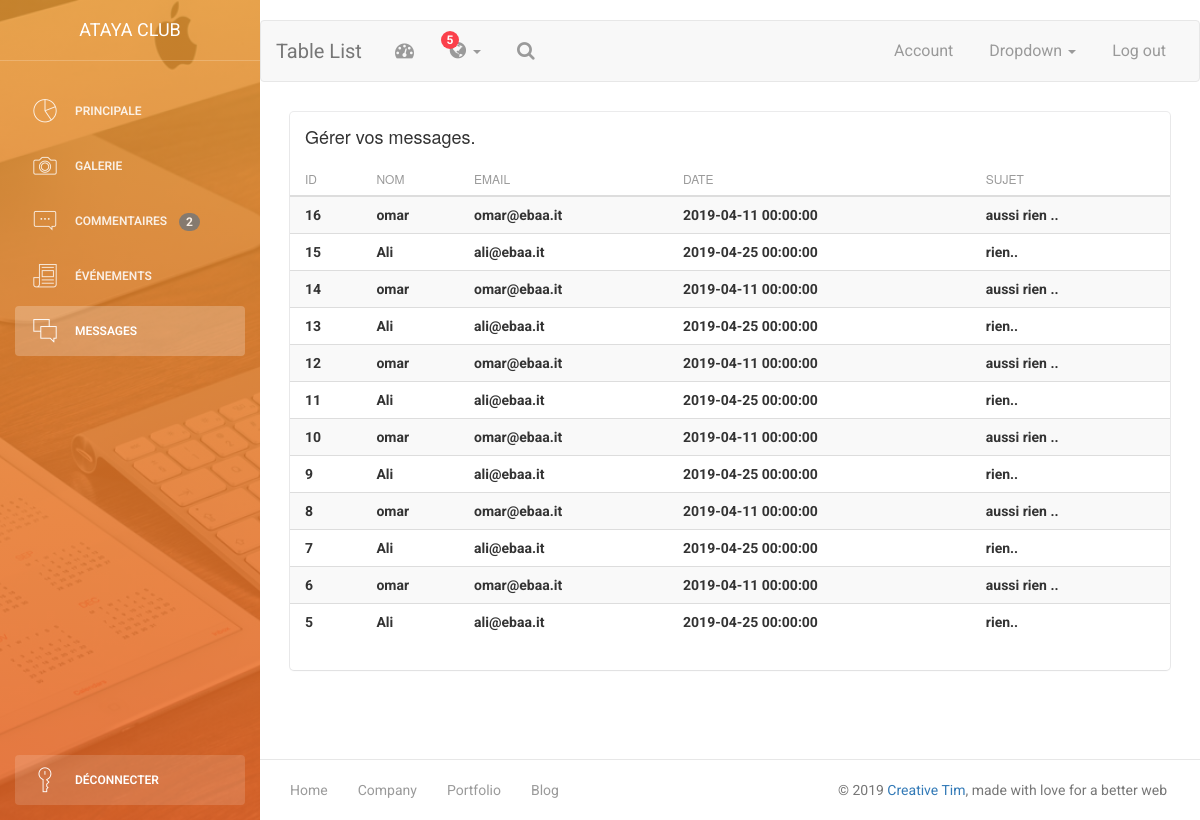
Screenshot of /messages.php (signed in) with the database file from the repository.
### tables this page shows
CREATE TABLE `message` (
  `id` int(11) NOT NULL,
  `name` varchar(500) NOT NULL,
  `email` varchar(500) NOT NULL,
  `subject` varchar(500) NOT NULL,
  `message` text NOT NULL,
  `date` datetime NOT NULL,
  `vu` bit(1) NOT NULL DEFAULT b'0'
);

### messages.php (the view, shortened to what this page needs)
<!doctype html>
<html lang="en">
<head>
    <link href="assets/css/bootstrap.min.css" rel="stylesheet" />
    <link href="assets/css/animate.min.css" rel="stylesheet"/>
    <link href="assets/css/light-bootstrap-dashboard.css?v=1.4.0" rel="stylesheet"/>
    <link href="assets/css/demo.css" rel="stylesheet" />
  <link rel='stylesheet' href='https://maxcdn.bootstrapcdn.com/bootstrap/3.2.0/css/bootstrap.min.css'>
<link rel='stylesheet' href='https://rawgit.com/adrotec/knockout-file-bindings/master/knockout-file-bindings.css'>
      <link rel="stylesheet" href="css/style.css">
    <link href="http://maxcdn.bootstrapcdn.com/font-awesome/4.2.0/css/font-awesome.min.css" rel="stylesheet">
    <link href="assets/css/pe-icon-7-stroke.css" rel="stylesheet" />
</head>
<body>
                            <?php
                            $bdd = new PDO('mysql:host=localhost;dbname=ataya;charset=utf8', 'root', '');
                                        if(!$bdd){
                                        }
                                        else {
                                            $req = $bdd->query("SELECT * FROM message");
                                            echo $number_of_rows  = 0;
                                            while($ligne = $req ->fetch()) {
                                                $number_of_rows ++;
                                            }
                                    }
?>
<div class="wrapper">
    <?php
        $page = 'msg';
        include("sidebar.php");
    ?>
    <div class="main-panel">
		<?php
        include("navbar.php");
        ?>
        <div class="content">
            <div class="container-fluid">
                <div class="row">
                    <div class="col-md-12">
                        <div class="card">
                            <div class="header">
                                <h4 class="title">Gérer vos messages.</h4>
                            </div>
                            <div class="content table-responsive table-full-width">
                                <?php
                                    $req = $bdd->query("SELECT * FROM message ORDER BY id DESC");
                                    if($number_of_rows > 0) {
                                    echo'
                                        <table class="table table-hover table-striped">
                                            <thead>
                                                <th>ID</th>
                                                <th>Nom</th>
                                                <th>Email</th>
                                                <th>Date</th>
                                                <th>Sujet</th>
                                            </thead>
                                            <tbody>
                                            ';
                                        if(!$bdd){
                                        }
                                        else {
                                            while($ligne = $req ->fetch()) {
                                                if($ligne['vu'] == 1) {
                                                    echo '<tr data-toggle="modal" data-target="#msg'.$ligne['id'].'" style="cursor: pointer;">
                                                    <td>'.$ligne['id'].'</td>
                                                    <td>'.$ligne['name'].'</td>
                                                    <td>'.$ligne['email'].'</td>
                                                    <td>'.$ligne['date'].'</td>
                                                    <td>'.$ligne['subject'].'</td>
                                                    </tr>';
                                                } else {
                                                    echo '<tr onclick="posst('.$ligne['id'].')" data-toggle="modal" data-target="#msg'.$ligne['id'].'" style="cursor: pointer;  ">
                                                    <td name="info'.$ligne['id'].'" style="font-weight: bold;">'.$ligne['id'].'</td>
                                                    <td name="info'.$ligne['id'].'"  style="font-weight: bold;">'.$ligne['name'].'</td>
                                                    <td name="info'.$ligne['id'].'"  style="font-weight: bold;">'.$ligne['email'].'</td>
                                                    <td name="info'.$ligne['id'].'"  style="font-weight: bold;">'.$ligne['date'].'</td>
                                                    <td name="info'.$ligne['id'].'"  style="font-weight: bold;">'.$ligne['subject'].'</td>
                                                    </tr>';
                                                }
                                            }
                                        }
                                            echo'
                                            </tbody>
                                        </table>';
                                    } else {
                                        echo '<h3 style="width:100%; text-align: center">Aucune message n\'est reçu</h3>';
                                    }
                                        ?>
                            </div>
                        </div>
                    </div>
                </div>
            </div>
        </div>
    	<?php
        include("footer.php");
        ?>
    </div>
</div>
</body>
</html>

### sidebar.php (shortened to what this page needs)
<?php
      $bdd = new PDO('mysql:host=localhost;dbname=ataya;charset=utf8', 'root', '');
            if(!$bdd){
                 }
            else {
                    $ret = $bdd->query('SELECT COUNT(*) AS nbcmt FROM comments WHERE approbation = 0');
                    $data = $ret->fetch();
                    $nb_comment = $data['nbcmt'];
            }
?>
    <div class="sidebar" data-color="orange" data-image="assets/img/sidebar-4.jpg">
    	<div class="sidebar-wrapper">
            <div class="logo">
                <a href="#" class="simple-text">
                    ATAYA CLUB
                </a>
            </div>
            <ul class="nav">
                <?php
                    if($page == 'prcp') {
                        echo'
                            <li class="active">
                                <a href="dashboard.php">
                                    <i class="pe-7s-graph"></i>
                                    <p>Principale</p>
                                </a>
                            </li>
                        ';
                    } else {
                        echo'
                            <li >
                                <a href="dashboard.php">
                                    <i class="pe-7s-graph"></i>
                                    <p>Principale</p>
                                </a>
                            </li>
                        ';
                    }
                    if($page == 'galerie') {
                        echo'
                            <li class="active">
                                <a href="galeri.php">
                                    <i class="pe-7s-camera"></i>
                                    <p>Galerie</p>
                                </a>
                            </li>
                        ';
                    } else {
                        echo'
                            <li>
                                <a href="galeri.php">
                                    <i class="pe-7s-camera"></i>
                                    <p>Galerie</p>
            						     </a>
                            </li>
                        ';
                    }
                    if($page == 'cmt') {
                        echo'
                            <li class="active">
                                <a href="commentaires.php">
                                    <i class="pe-7s-comment"></i>
                                    <p>Commentaires </p>
                                </a>
                            </li>
                        ';
                    } else {
                        if($nb_comment > 0)
                        echo'
                            <li>
                                <a href="commentaires.php">
                                    <i class="pe-7s-comment"></i>
                                    <p>Commentaires &nbsp;&nbsp;&nbsp;<span class="badge badge-secondary">'.$nb_comment.'</span></p>
                                </a>
                            </li>
                        ';
                    }
                    if($page == 'event') {
                        echo'
                            <li class="active">
                                <a href="event.php">
                                    <i class="pe-7s-news-paper"></i>
                                    <p>événements</p>
                                </a>
                            </li>
                        ';
                    } else {
                        echo'
                            <li>
                                <a href="event.php">
                                    <i class="pe-7s-news-paper"></i>
                                    <p>événements</p>
                                </a>
                            </li>
                        ';
                    }
                    if($page == 'msg') {
                        echo'
                            <li class="active">
                                <a href="messages.php">
                                    <i class="pe-7s-chat"></i>
                                    <p>Messages</p>
                                </a>
                            </li>
                        ';
                    }
                ?>
				<li class="active-pro">
                    <a href="deconnecter.php">
                        <i class="pe-7s-key"></i>
                        <p>Déconnecter</p>
                    </a>
                </li>
            </ul>
    	</div>
    </div>

### navbar.php (shortened to what this page needs)
<nav class="navbar navbar-default navbar-fixed">
            <div class="container-fluid">
                <div class="navbar-header">
                    <a class="navbar-brand" href="#">Table List</a>
                </div>
                <div class="collapse navbar-collapse">
                    <ul class="nav navbar-nav navbar-left">
                        <li>
                            <a href="#" class="dropdown-toggle" data-toggle="dropdown">
                                <i class="fa fa-dashboard"></i>
                            </a>
                        </li>
                        <li class="dropdown">
                              <a href="#" class="dropdown-toggle" data-toggle="dropdown">
                                    <i class="fa fa-globe"></i>
                                    <b class="caret hidden-sm hidden-xs"></b>
                                    <span class="notification hidden-sm hidden-xs">5</span>
                              </a>
                        </li>
                        <li>
                           <a href="">
                                <i class="fa fa-search"></i>
                            </a>
                        </li>
                    </ul>
                    <ul class="nav navbar-nav navbar-right">
                        <li>
                           <a href="">
                               <p>Account</p>
                            </a>
                        </li>
                        <li class="dropdown">
                              <a href="#" class="dropdown-toggle" data-toggle="dropdown">
                                    <p>
										Dropdown
										<b class="caret"></b>
									</p>
                              </a>
                        </li>
                        <li>
                            <a href="deconnecter.php">
                                <p>Log out</p>
                            </a>
                        </li>
                    </ul>
                </div>
            </div>
        </nav>

### footer.php
<footer class="footer">
        <div class="container-fluid">
            <nav class="pull-left">
                <ul>
                    <li>
                        <a href="#">
                            Home
                        </a>
                    </li>
                    <li>
                        <a href="#">
                            Company
                        </a>
                    </li>
                    <li>
                        <a href="#">
                            Portfolio
                        </a>
                    </li>
                    <li>
                        <a href="#">
                           Blog
                        </a>
                    </li>
                </ul>
            </nav>
            <p class="copyright pull-right">
                &copy; <script>document.write(new Date().getFullYear())</script> <a href="http://www.creative-tim.com">Creative Tim</a>, made with love for a better web
            </p>
        </div>
    </footer>

### assets/css/demo.css (style rules this page uses)
.sidebar .nav > li.active-pro { position: absolute; width: 100%; bottom: 10px; }
.sidebar .nav > li.active-pro a { background: rgba(255, 255, 255, 0.14); opacity: 1; color: #FFFFFF; }

### rows the page displays
message: id "16", name "omar", email "omar@ebaa.it", date "2019-04-11 00:00:00", subject "aussi rien .."
message: id "15", name "Ali", email "ali@ebaa.it", date "2019-04-25 00:00:00", subject "rien.."
message: id "14", name "omar", email "omar@ebaa.it", date "2019-04-11 00:00:00", subject "aussi rien .."
message: id "13", name "Ali", email "ali@ebaa.it", date "2019-04-25 00:00:00", subject "rien.."
message: id "12", name "omar", email "omar@ebaa.it", date "2019-04-11 00:00:00", subject "aussi rien .."
message: id "11", name "Ali", email "ali@ebaa.it", date "2019-04-25 00:00:00", subject "rien.."
message: id "10", name "omar", email "omar@ebaa.it", date "2019-04-11 00:00:00", subject "aussi rien .."
message: id "9", name "Ali", email "ali@ebaa.it", date "2019-04-25 00:00:00", subject "rien.."
message: id "8", name "omar", email "omar@ebaa.it", date "2019-04-11 00:00:00", subject "aussi rien .."
message: id "7", name "Ali", email "ali@ebaa.it", date "2019-04-25 00:00:00", subject "rien.."
message: id "6", name "omar", email "omar@ebaa.it", date "2019-04-11 00:00:00", subject "aussi rien .."
message: id "5", name "Ali", email "ali@ebaa.it", date "2019-04-25 00:00:00", subject "rien.."

### other values shown
$nb_comment "2"
